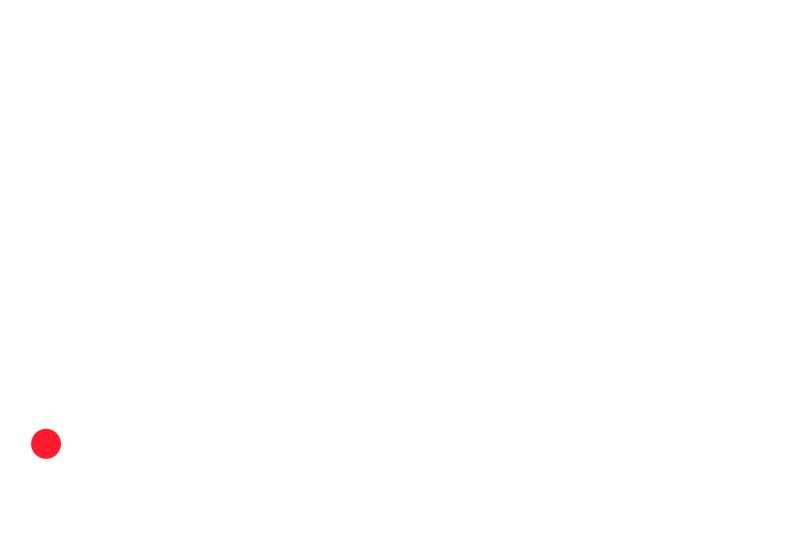
#> input picture frame 2 of data/ball_video1.mp4, 2400 x 1676 px (shown at 1/3 size)
$ python leastSquareCurvefitting.py
#> lines starting #> are read from the running program, lines starting #| are printed output that depends on the picture; pictures that were not available may be replaced by others from this repository, and a replacement may not be noted
#> in plot_datapoints, frame is the input picture: shape (1676, 2400, 3); mean B, G, R 254.7, 254.6, 255
"""
Author: Sairam Polina (sairamp@umd.edu), 2022
Brief: Code to fit Least Square Curve,for the ball in projectile motion in two different videos.
Date: 3rd February, 2022
"""

import numpy as np
import cv2
import matplotlib.pyplot as plt


def ballcenter_coordinates(frame):

    """
   Return the center of the red blob in cartesian co-ordinate system


   Parameters
   ----------
    frame: np.array
       Input frame of video

   Returns
   -------
   x,y : ints
     co-ordinate of the center in cartesian co-ordinate system.

    """

    red_array=frame[:,:,2]


    indices=np.where(red_array<210)
#> indices = 27 positions, rows 1287 to 1353, columns 123 to 182
    col_indices=list(indices[1])
#> col_indices = 27 values, max 182 at index 12, min 123 at index 7, mean 167.3
    col_min=min(col_indices) #min of column indices
#> col_min = 123
    col_min_index=col_indices.index(col_min)
#> col_min_index = 7
    # print(col_min_index)
    x_min=indices[0][col_min_index]
#> x_min = 1289

    col_max=max(col_indices) #max of column indices
#> col_max = 182
    col_max_index=col_indices.index(col_max)
#> col_max_index = 12
    x_max=indices[0][col_max_index]
#> x_max = 1326

    # calculating x,y wrt to cartesian-coordinate system
    y=((frame.shape[0]-x_min)+(frame.shape[0]-x_min))/2
#> y = 387
    x=(col_min+col_max)/2
#> x = 152.5

    return x,y


def plot_datapoints(st):

    """
    Return the co-ordinates of center of the red bolb in each frame

    Plots the datapoints i.e the center of the red bolb

   Parameters
   ----------
   st : string
      name of video file as a string

   Returns
   -------
   Return the co-ordinates of center of the red bolb in each frame

   """

    #path
    video_path="./data/"+st

    #creating video object
    vobj=cv2.VideoCapture(video_path)


    coordinates_list=[[],[]]

    while(vobj.isOpened()):
        ret,frame=vobj.read()
        if ret==True:

            # cv2.imshow("Video",frame)
            x, y = ballcenter_coordinates(frame)
#> x = 152.5; y = 387
            coordinates_list[0].append(x)
            coordinates_list[1].append(y)
            # print(coordinates_list)
            cv2.waitKey(1)
            if cv2.waitKey(1) & 0xFF==ord('q'):
#> (key q is pressed here)
                break
        else:
            break

    print("plotting datapoints of "+ st+"\n")

    fig,axes=plt.subplots()
    axes.plot(coordinates_list[0],coordinates_list[1],'ro')
    axes.set_title('Plot of Data Points')
    plt.show()
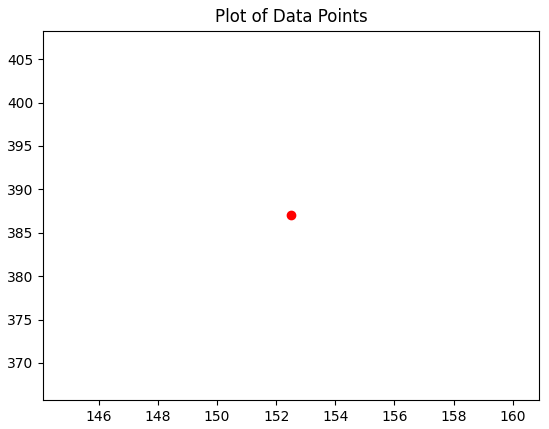
#> figure drawn by matplotlib, 1 panel

    vobj.release()
    cv2.destroyAllWindows()

    return coordinates_list


def plot_LS_curve(points):

    """

    Plots the Least Square Curve

   Parameters
   ----------
   points : list
      list of x,y co-ordinates

   Returns
   -------
   None

   """

    x=points[0][:]
    y=points[1][:]
    o=np.ones(len(x))
    # print(o)

    #calculating coefficient matrix

    X=np.stack((np.square(x),x,o)).T

    Y=np.vstack(y)

    step1=np.dot(X.transpose(),X)
    t2=np.dot(np.linalg.inv(step1),X.transpose())

    B=np.dot(t2,Y)


    # plotting least square curve
    y_curve=np.dot(X,B)

    print("plotting least square curve"+"\n")

    fig,axes=plt.subplots()
    axes.plot(x,y,'ro',x,y_curve,'-b')
    axes.set_title('Plot of Least Square Curve Fitting')
    plt.show()


if __name__=="__main__":

    #plotting data of video1

    points_video1=plot_datapoints("ball_video1.mp4")


    # plotting data of video2

    points_video2=plot_datapoints("ball_video2.mp4")
#> call 2 of plot_datapoints, with st = 'ball_video2.mp4'
#> (key Esc is pressed here)
#> in plot_datapoints (call 2), `plt.show()`:
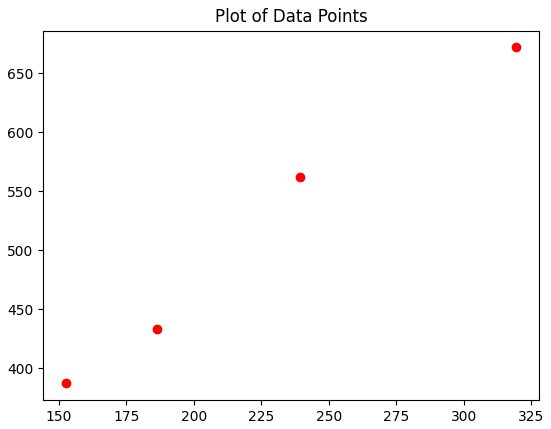
#> figure drawn by matplotlib, 1 panel

    # plot Least Square Curve for video1

#> (the run stopped early here; a loop or call above may not have finished)

$ run again, starting later in the video
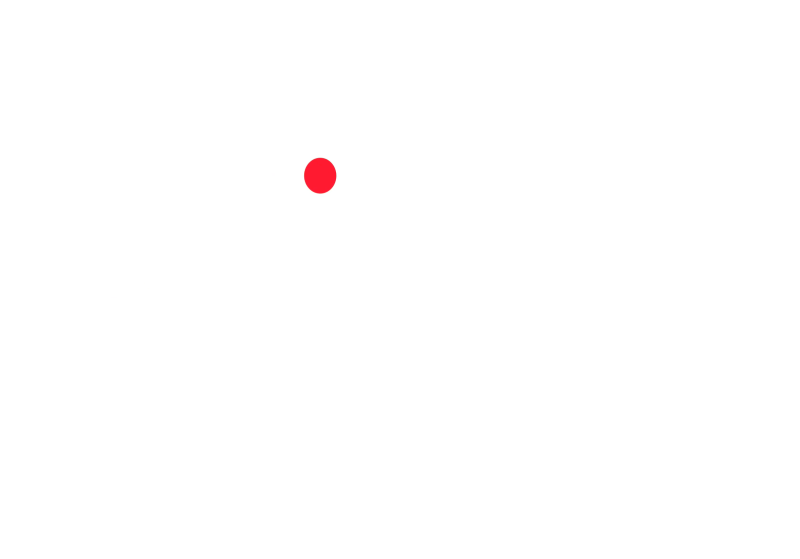
#> input picture frame 12 of data/ball_video1.mp4, 2400 x 1676 px (shown at 1/3 size)
#> in plot_datapoints, frame is the input picture: shape (1676, 2400, 3); mean B, G, R 254.6, 254.5, 255
#> indices = 38 positions, rows 475 to 572, columns 913 to 1008
#> col_indices = 38 values, max 1008 at index 11, min 913 at index 7, mean 981.3
#> col_min = 913
#> col_min_index = 7
#> x_min = 517
#> col_max = 1008
#> col_max_index = 11
#> x_max = 521
#> in ballcenter_coordinates, `y=((frame.shape[0]-x_min)+(frame.shape[0]-x_min))/2`: y = 1159
#> in ballcenter_coordinates, `x=(col_min+col_max)/2`: x = 960.5
#> in plot_datapoints, `x, y = ballcenter_coordinates(frame)`: y = 1159
#> in plot_datapoints, `plt.show()`:
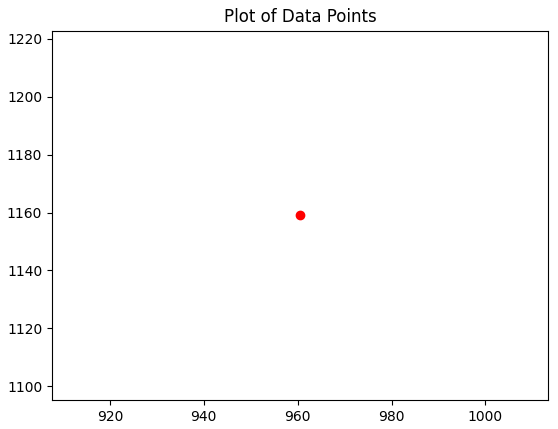
#> figure drawn by matplotlib, 1 panel
#> in plot_datapoints (call 2), `plt.show()`:
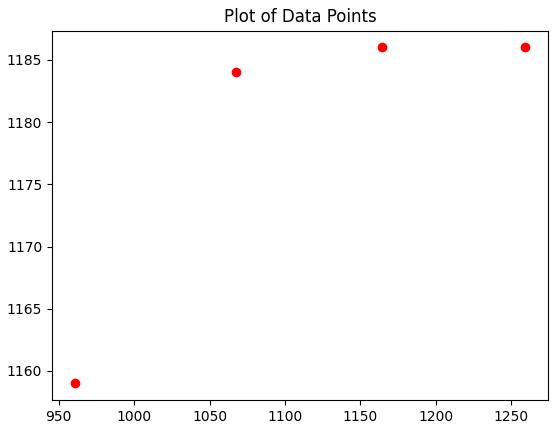
#> figure drawn by matplotlib, 1 panel

$ run again, starting later in the video
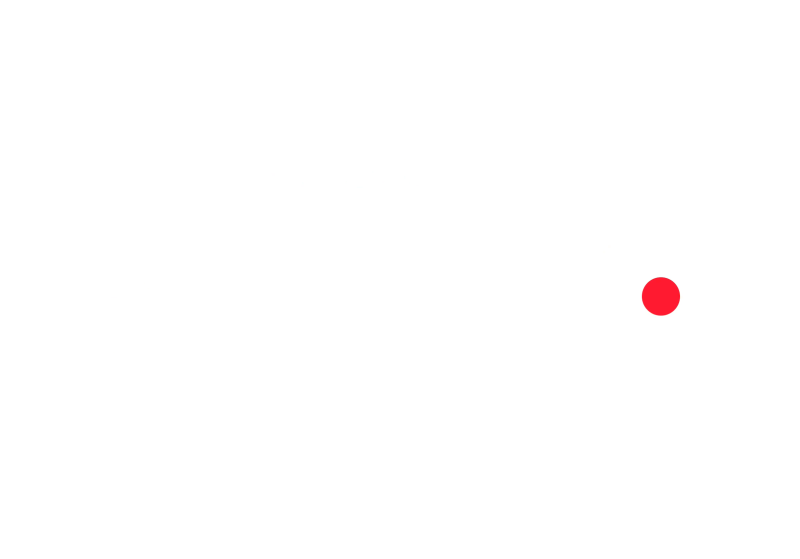
#> input picture frame 22 of data/ball_video1.mp4, 2400 x 1676 px (shown at 1/3 size)
#> in plot_datapoints, frame is the input picture: shape (1676, 2400, 3); mean B, G, R 254.5, 254.4, 255
#> indices = 70 positions, rows 832 to 920, columns 1927 to 2038
#> col_indices = 70 values, max 2038 at index 58, min 1927 at index 62, mean 1987.8
#> col_min = 1927
#> col_min_index = 62
#> x_min = 899
#> col_max = 2038
#> col_max_index = 58
#> x_max = 877
#> in ballcenter_coordinates, `y=((frame.shape[0]-x_min)+(frame.shape[0]-x_min))/2`: y = 777
#> in ballcenter_coordinates, `x=(col_min+col_max)/2`: x = 1982.5
#> in plot_datapoints, `x, y = ballcenter_coordinates(frame)`: y = 777
#> in plot_datapoints, `plt.show()`:
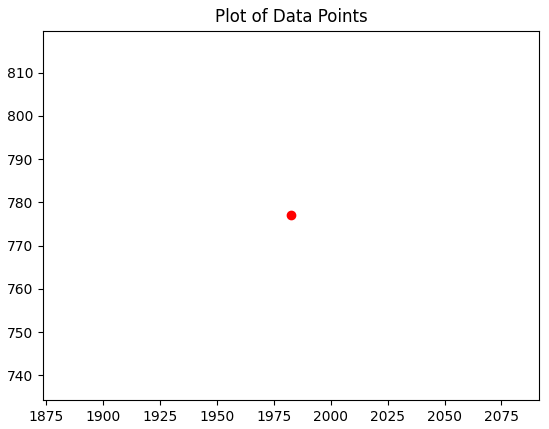
#> figure drawn by matplotlib, 1 panel
#> in plot_datapoints (call 2), `plt.show()`:
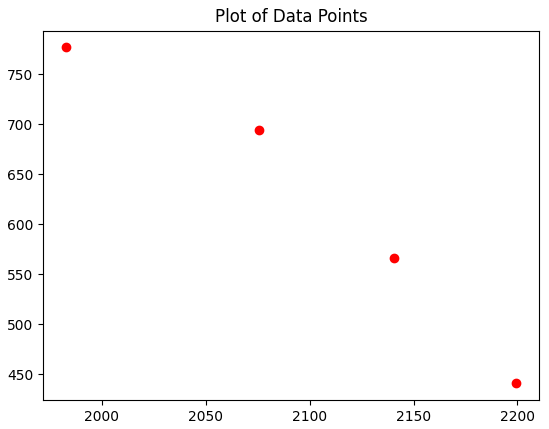
#> figure drawn by matplotlib, 1 panel
